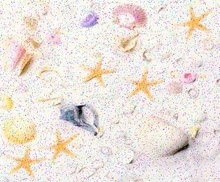
%> input picture Assignment/AssignmentInput.jpg, 220 x 182 px, shrunk from 438 x 362 before the run
$ octave RuneMeO2.m   (GNU Octave 9; MATLAB toolbox functions it lacks are replaced by stand-ins)
%> lines starting %> are read from the running program, lines starting %| are printed output that depends on the picture; in (x1, y1, x2, y2) boxes, pixels count from 0 and x2, y2 are one past the last pixel; in counts of white or black regions, pixels touching at a corner belong together; the program's own positions count from 1
% MATLAB script for Assessment Item-1
close all;

%----------------------------------------------------------------------
% Step-1: Load input image
I = imread('AssignmentInput.jpg');
%> I is the input picture: size 182x220x3 uint8; mean R, G, B 235, 226.7, 219.6
figure;
imshow(I);
title('Step-1: Load input image');
%----------------------------------------------------------------------

U = imread('Pout.png');
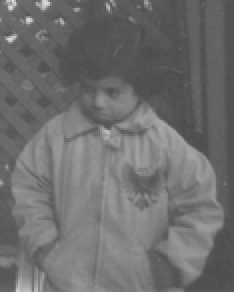
%> input picture Assignment/Pout.png, 117 x 146 px, shrunk from 233 x 291 before the run (shown 2 times larger)
%> U is the input picture: size 146x117x3 uint8; min 76, max 223, mean 110.7
U = rgb2gray(U);
%> U: size 146x117 uint8

%---------------------------------------------------------------------
% Step-2: Conversion of input image to greyscale
% for you to fill in ??????????
IG = rgb2gray(I);  % Can I use this? IG == Image Gray
figure;
imshow(IG);
title('Step-2: Conversion of input image to greyscale');
%----------------------------------------------------------------------


%----------------------------------------------------------------------
% Step-3:
%Noise removal - Median Filter - To remove Salt and Pepper Noise

x = size(IG,1); % Size of X Coordinates
%> x = 182
y = size(IG,2); % Size of Y Coordinates
%> y = 220

padI = zeros(x+2,y+2,'uint8'); % Creates a matrix with 2 pixels larger either side, for 0 padding.
IF = zeros(x,y,'uint8'); % Final filterd image


x1 = 2; % Non padded matrix Counter
y1 = 2; %

for x = 1:size(IG,1)
    y1 = 2;
    for y = 1:size(IG,2)
        padI(x1,y1) = IG(x,y);
        y1 = y1 + 1;
    end
    x1 = x1 + 1;
end
%> after the loop, x1 = 184

mid = (9 + 1)/2;

for i = 1:size(padI,1)-2
    for j = 1:size(padI,2)-2
        win = zeros(9,1); % Linear Array
        c = 1; % Counter fo the linear array
        for e = 1:3 % Incremnts the neighbourhood
            for r = 1:3
                win(c) = padI(e+i-1,r+j-1); % Start from the top left of the neighbourhood and work down.
                c = c + 1;
            end
        end
        med = sort(win);
        IF(i,j) = med(mid);
    end
end
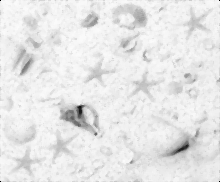
%> IF: size 182x220 uint8; min 0, max 251, mean 230.5
%> after the loop, win = [226; 208; 0; 231; 240; 0; 0; 0; 0]

figure
imshow(IF); % Result
title('Median Filter');

%---------------------------------------------------------------------

%----------------------------------------------------------------------
% Step 4


r = size(IF,1);
%> r = 182
c = size(IF,2);
%> c = 220

imgHist = uint8(zeros(r,c));

n = r * c;
%> n = 40040

f = zeros(256,1);
pdf = zeros(256,1); % Probability
cdf = zeros(256,1); % Culumatie Probability Frequency
cum = zeros(256,1); % Cumlative Frequency
outPut = zeros(256,1); %

for i = 1:r
    for j = 1:c
        value = IF(i,j);
        f(value + 1) = f(value + 1)+1; % Adds one each time to the given value is found within the matrix.
    end
end
%> after the loop, f = 256 values, max 2187 at index 244, min 0 at index 2, mean 156.4

for k = 1:8
    pdf(k) = f(k)/n; %  finds the number of times the value occurs(frequency column) and divides by the number of items in the matrix
end
%> after the loop, pdf = 256 values, max 9.99e-05 at index 1, min 0 at index 2, mean 3.9e-07

sum = 0;
L = 255;

for i = 1:size(pdf)
    sum = sum + f(i);
    cum(i) = sum; % Adding cumlative frequency
    cdf(i) = cum(i)/n; % Using the above adding probability culmlative frequency.
    outPut(i) = round(cdf(i)*L);  % Rounds the value
end
%> this loop made 256 passes
%> sum on passes 1 to 3: 4, 4, 4
%> after the loop, cdf = 256 values from 9.99e-05 to 1; cum = 256 values from 4 to 40040; outPut = 256 values from 0 to 255; sum = 40040

for i = 1:r
    for j = 1:c
        imgHist(i,j) = outPut(IF(i,j)+1);  % Finds the value (position) in out and returns the colorating out value.
    end
end
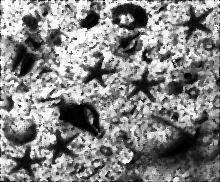
%> imgHist: size 182x220 uint8; min 0, max 255, mean 131.4


ICS = imgHist;

figure
imshow(ICS);
title('Image Enhancement');

%----------------------------------------------------------------------


%----------------------------------------------------------------------
% Task 5

ICS = mat2gray(ICS); % Convert all to 1s and 0s

level = graythresh(ICS);
%> level = 0.52

% [15 lines of commented-out code are left out]

ICS = im2bw(ICS,0.31);   %
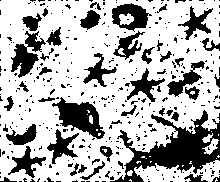
%> ICS: size 182x220 logical; 70.1% white; 378 black regions (332 under 20 px), largest, box (x1, y1, x2, y2) and area: (110, 110, 220, 182) 2933, (52, 97, 105, 139) 1073, (11, 31, 46, 78) 737
ICS = ~ICS;


figure
imshow(ICS)
title('Binary Image');
%----------------------------------------------------------------------


%----------------------------------------------------------------------
% Task 6

% Errode Function

se = [0,0,1,0,0; 0,1,1,1,0; 1,1,0,1,1; 0,1,1,1,0; 0,0,1,0,0;]; % disk 2

ICS = padarray(ICS,[2,2],0);
%> ICS: size 186x224 logical; 28.8% white; 378 white regions (332 under 20 px), largest, box (x1, y1, x2, y2) and area: (112, 112, 222, 184) 2933, (54, 99, 107, 141) 1073, (13, 33, 48, 80) 737
ICSE = ICS;

c = 0;

xx = -2;
yy = -2;

breakCheck = 0; % checks if it can exit the structing element

for x = 3:size(ICS,1) -2
    for y = 3:size(ICS,2) -2

        breakCheck = 0;
        xx = -2; % Reset X
        for i = 1:size(se,1)  % size of the
            yy = -2;  % Reset Y
            for j = 1:size(se,2)
                if se(i,j) == 1 % If it finds a point in the kernal which is == to one.
                   if ICS(x+xx,y+yy) ~= se(i,j) % Okay, if the corresponding pixel value in the image == 1

                         ICSE(x,y) = 0; % if not (then its 0) andChange the evauating pixel to 0
                         breakCheck = 1; % the pixel is now 0
                         break % so we can now break out of the loop
                   end
                end
                   yy = yy + 1;
            end
            if breakCheck == 1 %Stop evaluating if it has found a neighbourhood pixel which is 0
                break
            end
            xx = xx + 1;
        end
    end
end
%> ICSE: size 186x224 logical; 11.1% white; 55 white regions (34 under 20 px), largest, box (x1, y1, x2, y2) and area: (152, 129, 220, 171) 1354, (61, 103, 101, 137) 661, (116, 7, 148, 30) 350


ICS = ICSE;

figure
imshow(ICS)
title('Erode');


% Dilate Function

sk = strel('square',4);
ICS = imdilate(ICS,sk);
%> ICS: size 186x224 logical; 21.4% white; 41 white regions (10 under 20 px), largest, box (x1, y1, x2, y2) and area: (128, 115, 222, 173) 2317, (60, 102, 103, 139) 996, (115, 6, 150, 32) 609


figure
imshow(ICS);


%----------------------------------------------------------------------

%----------------------------------------------------------------------
%Task 7

ICS = imfill(ICS,'holes');
%> ICS: size 186x224 logical; 21.6% white; 41 white regions (10 under 20 px), largest, box (x1, y1, x2, y2) and area: (128, 115, 222, 173) 2333, (60, 102, 103, 139) 1036, (115, 6, 150, 32) 609

figure
imshow(ICS);

area_p = regionprops(ICS,'Area','Perimeter','Centroid','MajorAxisLength','MinorAxisLength');
%> area_p = 41 regions; largest, Area, Centroid, MajorAxisLength, MinorAxisLength and Perimeter: 2333 [181.2 154] 93.82 42.79 330.1, 1036 [82.9 119.7] 48.44 29.07 139.1, 609 [134.1 18.9] 39.67 26.05 136.6, 507 [26.7 63.2] 30.53 23.51 104.5, 402 [147.8 89.5] 27.64 25.38 112.9

outCol = zeros(4,1);
colC = 1;

currMetric = 0;

L = bwlabel(ICS);
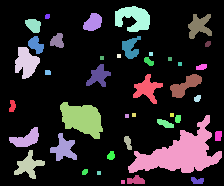
%> L: size 186x224 double; 42 distinct labels, from 0 to 41; one colour per label, 0 black

figure
imshow(L);

max(max(L))
%> ans = 41
size(area_p,1);


for x = 1:size(area_p,1)
    currMetric = 4*pi*area_p(x).Area/area_p(x).Perimeter.^2;
    if (currMetric >= 0.2) && (currMetric <= 0.3)
        centers = area_p(x).Centroid;
        diameters = mean([area_p(x).MajorAxisLength area_p(x).MinorAxisLength],2);
        radii = diameters/2;
        viscircles(centers,radii);
          outCol(colC) = x;
        colC = colC + 1;
    end
end
%> this loop made 41 passes
%> (currMetric, centers, diameters, radii, colC) on pass 25: (0.269, [181.2 154], 68.3, 34.15, 2)
%> currMetric on passes 1 to 6: 0.864, 0.606, 0.388, 0.583, 0.996, 0.768
%> after the loop, outCol = [25; 0; 0; 0]
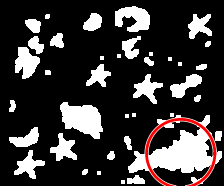
%> figure redrawn from the program's plot data

figure
imshow(ICS);


x = size(ICS,1); % Size of the gray image X
%> x = 186
y = size(ICS,2); % Size of the gray image Y
%> y = 224
out = zeros(x,y);


for x = 1:size(outCol,1)
    temp = (L == outCol(x));
    out = out + temp;
end
%> this loop made 4 passes
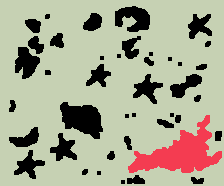
%> out: size 186x224 double; 3 distinct labels, from 0 to 3; one colour per label, 0 black


figure
imshow(out);


% https://uk.mathworks.com/help/images/ref/bwboundaries.html
